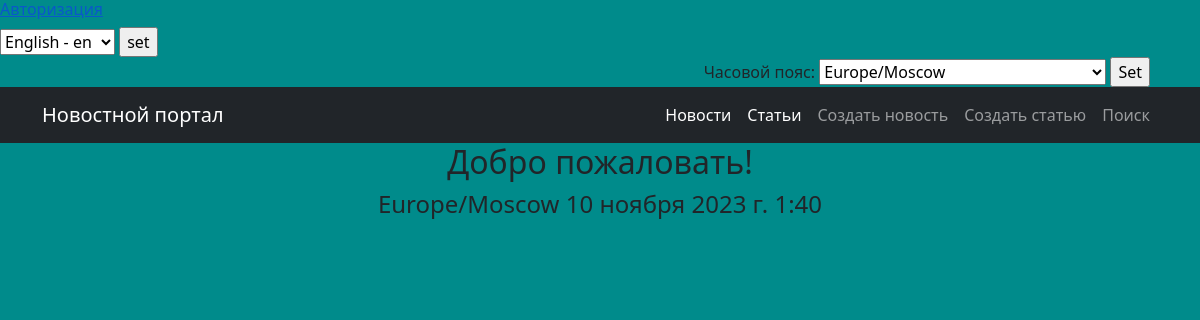
Before: /index/ with the older database file.
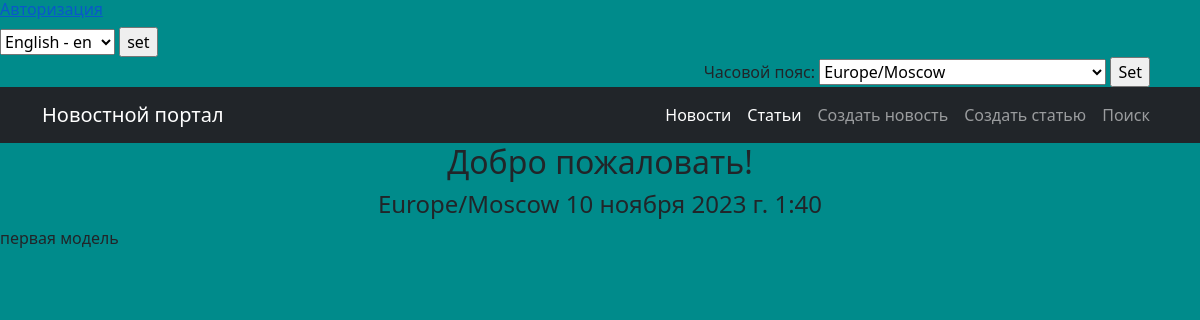
After: the same page with the newer database file.
### news/models.py (models this page shows)
class MyModel(models.Model):
    name = models.CharField(max_length=100)
    kind = models.ForeignKey(
        Category,
        on_delete=models.CASCADE,
        related_name='kinds',
        verbose_name=pgettext_lazy('help text for MyModel model', 'This is the help text'),
    )

### news/views.py (the view, shortened to what this page needs)
# urls.py: path('index/', Index.as_view(), name='home'),
class Index(View):
    template_name = 'flatpages/index.html'
    def get(self, request):
        models = MyModel.objects.all()
        context = {
            'models': models,
            'current_time': timezone.now(),
            'timezones': pytz.common_timezones  # добавляем в контекст все доступные часовые пояса
        }
        return HttpResponse(render(request, 'flatpages/index.html', context))

### templates/flatpages/index.html (shortened to what this page needs)
{% extends 'flatpages/default.html' %}
{% load tz %}
{% block content %}
<h2 style="text-align: center;">Добро пожаловать!</h2>
<h4 style="text-align: center;">{{ TIME_ZONE }} {{ current_time|timezone:TIME_ZONE }}</h4>
<body>
    {% for model in models %}
    <div class="model-class">
        {{ model.name }}
    </div>
    {% endfor %}
</body>
{% endblock content %}

Changed rows visible on the page:
added MyModel: name "первая модель"
